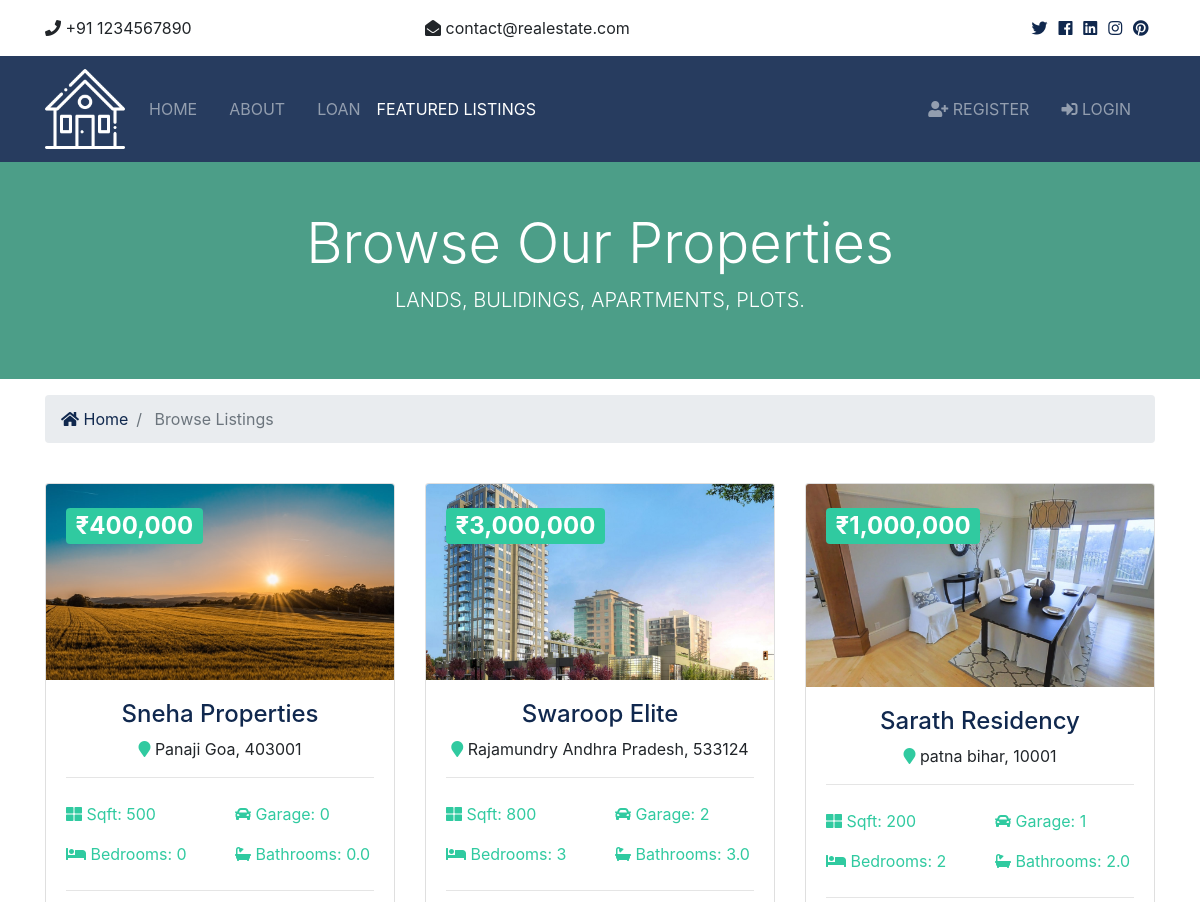
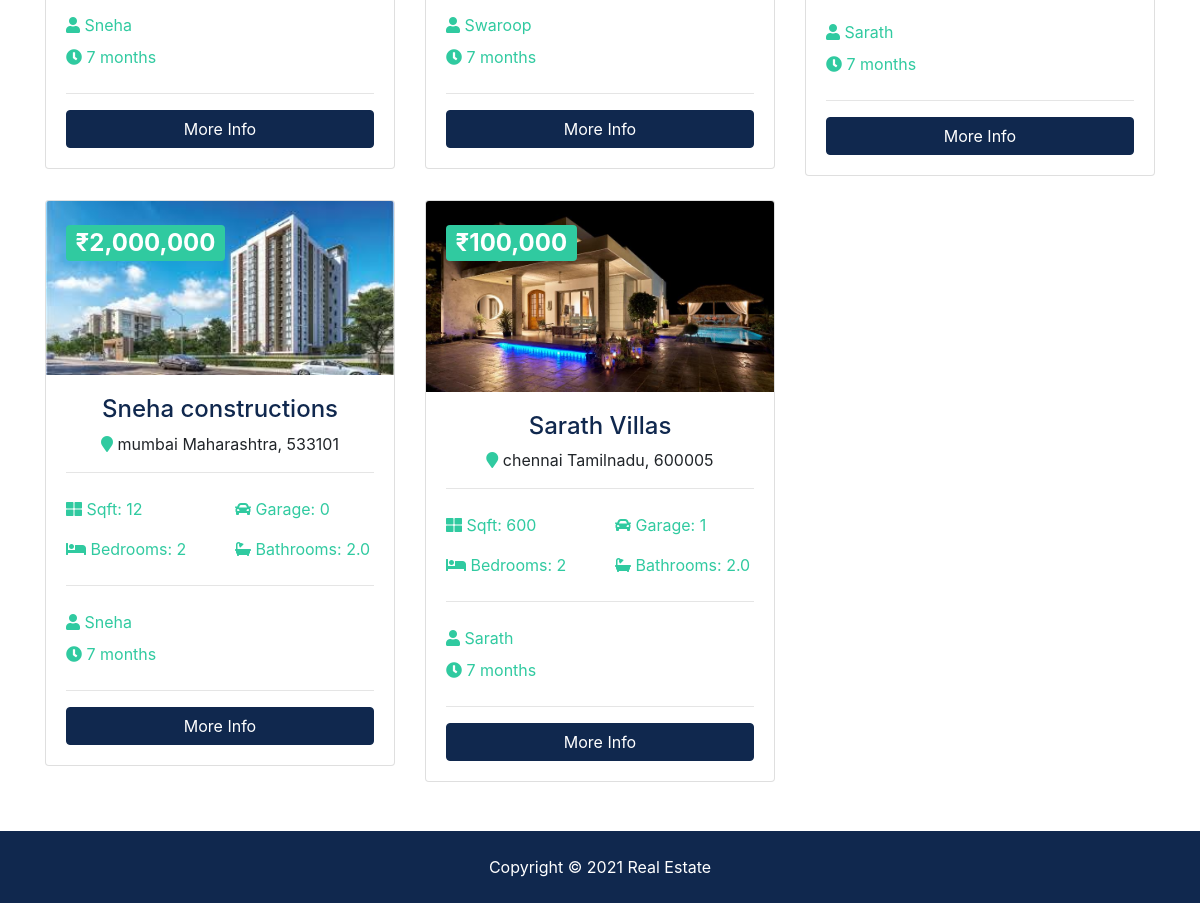
/listings/, run on the app's committed database (2 pictures, top to bottom).
### listings/models.py (models this page shows, shortened)
class Listing(models.Model):
  realtor = models.ForeignKey(Realtor, on_delete=models.DO_NOTHING)
  title = models.CharField(max_length=200)
  address = models.CharField(max_length=200)
  city = models.CharField(max_length=100)
  state = models.CharField(max_length=100)
  zipcode = models.CharField(max_length=20)
  description = models.TextField(blank=True)
  price = models.IntegerField()
  bedrooms = models.IntegerField()
  bathrooms = models.DecimalField(max_digits=2, decimal_places=1)
  garage = models.IntegerField(default=0)
  sqft = models.IntegerField()
  lot_size = models.DecimalField(max_digits=5, decimal_places=1)
  photo_main = models.ImageField(upload_to='photos/%Y/%m/%d/')
  photo_1 = models.ImageField(upload_to='photos/%Y/%m/%d/', blank=True)
  photo_2 = models.ImageField(upload_to='photos/%Y/%m/%d/', blank=True)
  photo_3 = models.ImageField(upload_to='photos/%Y/%m/%d/', blank=True)
  photo_4 = models.ImageField(upload_to='photos/%Y/%m/%d/', blank=True)
  photo_5 = models.ImageField(upload_to='photos/%Y/%m/%d/', blank=True)
  photo_6 = models.ImageField(upload_to='photos/%Y/%m/%d/', blank=True)
  is_published = models.BooleanField(default=True)
  list_date = models.DateTimeField(default=datetime.now, blank=True)

### realtors/models.py (models this page shows)
class Realtor(models.Model):
  name = models.CharField(max_length=200)
  photo = models.ImageField(upload_to='photos/%Y/%m/%d/')
  description = models.TextField(blank=True)
  phone = models.CharField(max_length=20)
  email = models.CharField(max_length=50)
  is_mvp = models.BooleanField(default=False)
  hire_date = models.DateTimeField(default=datetime.now, blank=True)
  def __str__(self):
    return self.name

### listings/views.py (the view)
# urls.py: path('', views.index, name='listings'),
def index(request):
  listings = Listing.objects.order_by('-list_date').filter(is_published=True)
  paginator = Paginator(listings, 6)
  page = request.GET.get('page')
  paged_listings = paginator.get_page(page)
  context = {
    'listings': paged_listings
  }
  return render(request, 'listings/listings.html', context)

### templates/listings/listings.html (shortened to what this page needs)
{% extends 'base.html' %}
{% load humanize %}
{% block content %}
<section id="showcase-inner" class="py-5 text-white">
    <div class="container">
      <div class="row text-center">
        <div class="col-md-12">
          <h1 class="display-4">Browse Our Properties</h1>
          <p class="lead">LANDS, BULIDINGS, APARTMENTS, PLOTS.</p>
        </div>
      </div>
    </div>
  </section>
  <section id="bc" class="mt-3">
    <div class="container">
      <nav aria-label="breadcrumb">
        <ol class="breadcrumb">
          <li class="breadcrumb-item">
            <a href="{% url 'index' %}">
              <i class="fas fa-home"></i> Home</a>
          </li>
          <li class="breadcrumb-item active"> Browse Listings</li>
        </ol>
      </nav>
    </div>
  </section>
  <section id="listings" class="py-4">
    <div class="container">
      <div class="row">
        {% if listings %}
          {% for listing in listings %}
          <div class="col-md-6 col-lg-4 mb-4">
              <div class="card listing-preview">
                <img class="card-img-top" src="{{ listing.photo_main.url }}" alt="">
                <div class="card-img-overlay">
                  <h2>
                    <span class="badge badge-secondary text-white">₹{{ listing.price | intcomma }}</span>
                  </h2>
                </div>
                <div class="card-body">
                  <div class="listing-heading text-center">
                    <h4 class="text-primary">{{ listing.title }}</h4>
                    <p>
                      <i class="fas fa-map-marker text-secondary"></i> {{ listing.city }} {{ listing.state }}, {{ listing.zipcode }}</p>
                  </div>
                  <hr>
                  <div class="row py-2 text-secondary">
                    <div class="col-6">
                      <i class="fas fa-th-large"></i> Sqft: {{ listing.sqft }}</div>
                    <div class="col-6">
                      <i class="fas fa-car"></i> Garage: {{ listing.garage }}</div>
                  </div>
                  <div class="row py-2 text-secondary">
                    <div class="col-6">
                      <i class="fas fa-bed"></i> Bedrooms: {{ listing.bedrooms }}</div>
                    <div class="col-6">
                      <i class="fas fa-bath"></i> Bathrooms: {{ listing.bathrooms }}</div>
                  </div>
                  <hr>
                  <div class="row py-2 text-secondary">
                    <div class="col-12">
                      <i class="fas fa-user"></i> {{ listing.realtor }}</div>
                  </div>
                  <div class="row text-secondary pb-2">
                    <div class="col-6">
                      <i class="fas fa-clock"></i> {{ listing.list_date | timesince }}</div>
                  </div>
                  <hr>
                  <a href="{% url 'listing' listing.id %}" class="btn btn-primary btn-block">More Info</a>
                </div>
              </div>
            </div>
          {% endfor %}
        {% else %}
          <div class="col-md-12">
            <p>No Listings Available</p>
          </div>
        {% endif %}
      </div>
      <div class="row">
        <div class="col-md-12">
        </div>
      </div>
    </div>
  </section>
{% endblock %}

### realestate/static/css/all.css (style rules this page uses)
.fa, .fas, .far, .fal, .fab { -moz-osx-font-smoothing: grayscale; -webkit-font-smoothing: antialiased; display: inline-block; font-style: normal; font-variant: normal; text-rendering: auto; line-height: 1; }
.fa-bath:before { content: "\f2cd"; }
.fa-bed:before { content: "\f236"; }
.fa-car:before { content: "\f1b9"; }
.fa-clock:before { content: "\f017"; }
.fa-home:before { content: "\f015"; }
.fa-map-marker:before { content: "\f041"; }
.fa-th-large:before { content: "\f009"; }
.fa-user:before { content: "\f007"; }
.fa, .fas { font-family: 'Font Awesome 5 Free'; font-weight: 900; }

### realestate/static/css/style.css (style rules this page uses)
img { width: 100%; }
#showcase-inner { background: url(../img/building.jpg) no-repeat top center fixed/cover; position: relative; overflow: hidden; min-height: 200px; }
#showcase-inner::before { content: ''; position: absolute; top: 0; left: 0; min-height: 100%; width: 100%; background: rgba(32, 134, 107, 0.8); }
.listing-preview a { position: relative; }

### data on the page
Listing: photo_main (picture), price "400,000", title "Sneha Properties", city "Panaji", state "Goa", zipcode "403001", sqft "500", garage "0", bedrooms "0", bathrooms "0.0", realtor "Sneha", list_date "7 months"
Listing: photo_main (picture), price "3,000,000", title "Swaroop Elite", city "Rajamundry", state "Andhra Pradesh", zipcode "533124", sqft "800", garage "2", bedrooms "3", bathrooms "3.0", realtor "Swaroop", list_date "7 months"
Listing: photo_main (picture), price "1,000,000", title "Sarath Residency", city "patna", state "bihar", zipcode "10001", sqft "200", garage "1", bedrooms "2", bathrooms "2.0", realtor "Sarath", list_date "7 months"
Listing: photo_main (picture), price "2,000,000", title "Sneha constructions", city "mumbai", state "Maharashtra", zipcode "533101", sqft "12", garage "0", bedrooms "2", bathrooms "2.0", realtor "Sneha", list_date "7 months"
Listing: photo_main (picture), price "100,000", title "Sarath Villas", city "chennai", state "Tamilnadu", zipcode "600005", sqft "600", garage "1", bedrooms "2", bathrooms "2.0", realtor "Sarath", list_date "7 months"
